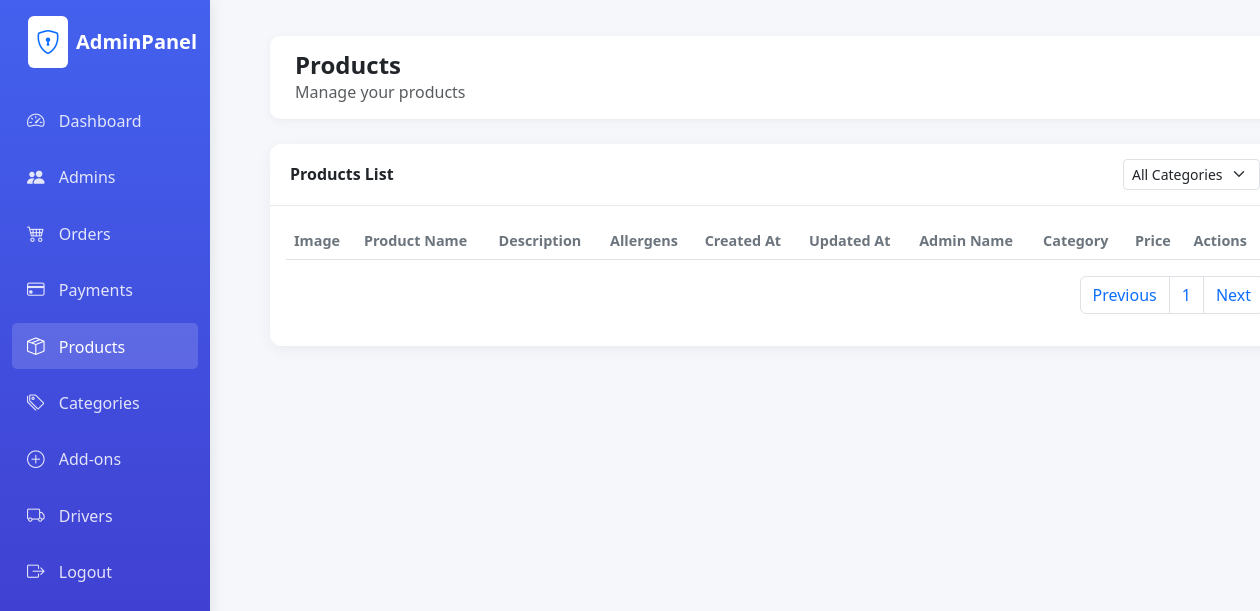
Before: /admin/products.php?page=2 (signed in) with the older database file.
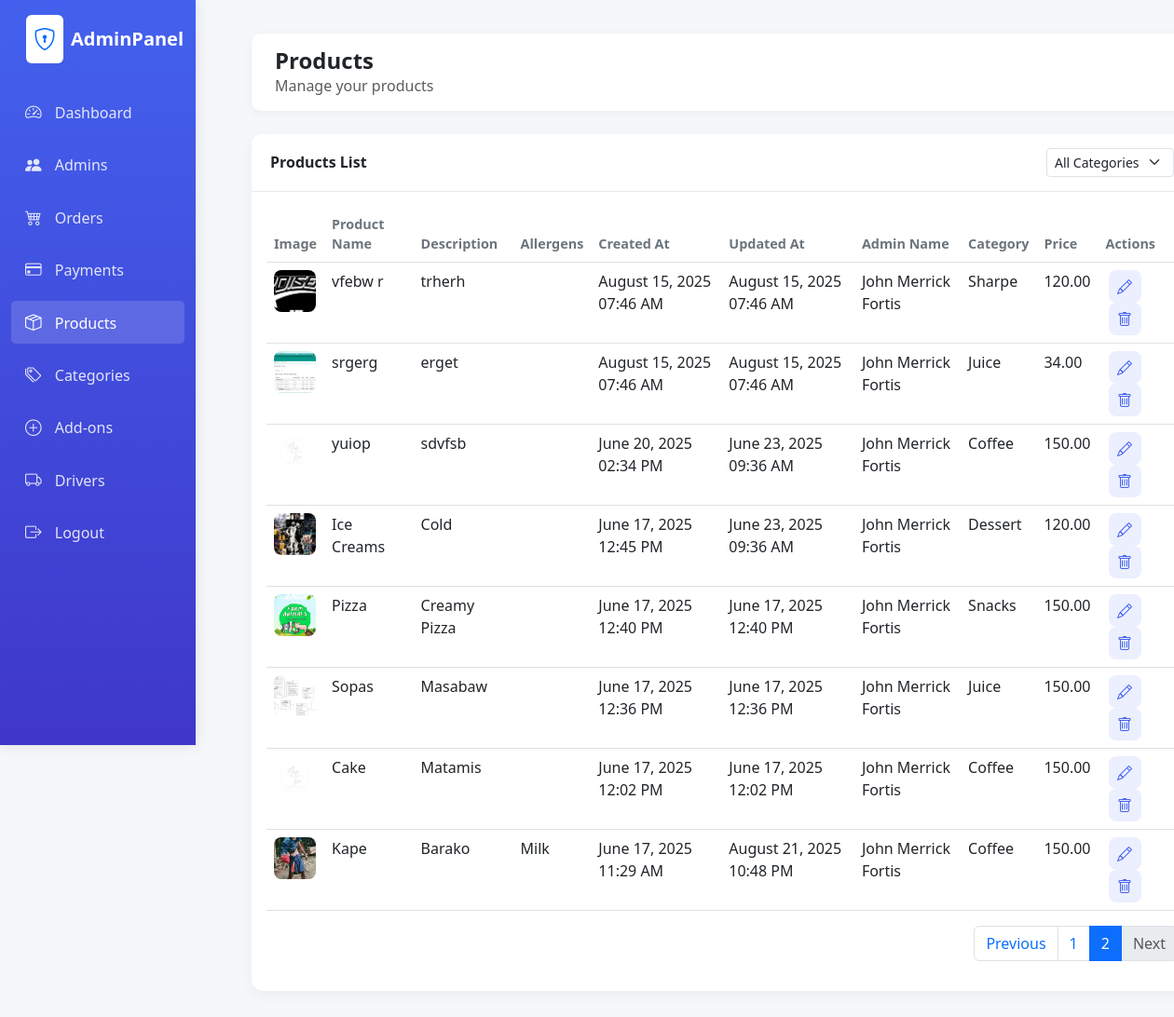
After: the same page with the newer database file.
### tables this page shows
CREATE TABLE `product` (
  `Product_ID` int(11) NOT NULL,
  `Product_Name` varchar(255) NOT NULL,
  `Product_desc` text DEFAULT NULL,
  `Product_allergens` varchar(255) DEFAULT NULL,
  `Product_Image` varchar(255) DEFAULT NULL,
  `Created_at` datetime NOT NULL DEFAULT current_timestamp(),
  `Updated_at` datetime DEFAULT NULL ON UPDATE current_timestamp(),
  `Admin_ID` int(11) NOT NULL,
  `Category_ID` int(11) NOT NULL,
  `Price_ID` int(11) NOT NULL
);

CREATE TABLE `category` (
  `Category_ID` int(11) NOT NULL,
  `Category_Name` varchar(100) NOT NULL
);

CREATE TABLE `product_price` (
  `Price_ID` int(11) NOT NULL,
  `Price_Amount` decimal(10,2) NOT NULL,
  `Effective_From` date NOT NULL,
  `Effective_To` date DEFAULT NULL
);

### admin/classes/database.php (called while the page is built, shortened)
<?php
class database{
    function opencon() {
        return new PDO(
            'mysql:host=localhost;dbname=naitsa',
            'root',
            ''
        );
    }
    function getAllProducts($limit = 10, $offset = 0, $category_id = null) {
        $con = $this->opencon();
        $limit = (int)$limit;
        $offset = (int)$offset;
        $sql = "
            SELECT
                p.*,
                pp.Price_Amount,
                c.Category_Name,
                a.Admin_Name
            FROM product p
            LEFT JOIN product_price pp ON p.Price_ID = pp.Price_ID
            LEFT JOIN category c ON p.Category_ID = c.Category_ID
            LEFT JOIN admin a ON p.Admin_ID = a.Admin_ID
        ";
        $params = [];
        $sql .= " ORDER BY p.Created_at DESC LIMIT $limit OFFSET $offset";
        $stmt = $con->prepare($sql);
        if ($category_id) {
            $stmt->execute($params);
        } else {
            $stmt->execute();
        }
        return $stmt->fetchAll(PDO::FETCH_ASSOC);
    }
public function getProductsCount($category_id = null) {
    $con = $this->opencon();
    if ($category_id) {
        $stmt = $con->prepare("SELECT COUNT(*) FROM product WHERE Category_ID = ?");
        $stmt->execute([$category_id]);
    } else {
        $stmt = $con->query("SELECT COUNT(*) FROM product");
    }
    return $stmt->fetchColumn();
}
}

### admin/products.php (the view, shortened to what the changed rows need)
<?php
require_once('classes/database.php');
$db = new database();
$currentPage = isset($_GET['page']) ? max(1, (int)$_GET['page']) : 1;
$itemsPerPage = 10;
$categoryFilter = isset($_GET['category']) && $_GET['category'] !== '' ? $_GET['category'] : null;
$totalProducts = $db->getProductsCount($categoryFilter);
$totalPages = ceil($totalProducts / $itemsPerPage);
$offset = ($currentPage - 1) * $itemsPerPage;
$products = $db->getAllProducts($itemsPerPage, $offset, $categoryFilter);
?>
<!DOCTYPE html>
<html lang="en">
<head>
    <link href="https://cdn.jsdelivr.net/npm/bootstrap@5.3.0/dist/css/bootstrap.min.css" rel="stylesheet">
    <link rel="stylesheet" href="https://cdn.jsdelivr.net/npm/bootstrap-icons@1.10.0/font/bootstrap-icons.css">
    <link rel="stylesheet" href="assets/css/style.css">
</head>
<body class="dashboard-page">
  <div class="container-fluid">
    <div class="row">
      <div class="col-md-10 col-lg-10 main-content">
        <div class="card mt-3">
          <div class="card-body">
            <div class="table-responsive">
              <table class="table table-hover">
                <thead>
                  <tr>
                    <th>Image</th>
                    <th>Product Name</th>
                    <th>Description</th>
                    <th><strong>Allergens</strong></th>
                    <th>Created At</th>
                    <th>Updated At</th>
                    <th>Admin Name</th>
                    <th>Category</th>
                    <th>Price</th>
                    <th>Actions</th>
                  </tr>
                </thead>
                <tbody>
                  <?php foreach ($products as $product): ?>
                  <tr>
                    <td>
                      <?php if (!empty($product['Product_Image'])): ?>
                        <img src="uploads/products/<?= htmlspecialchars($product['Product_Image']) ?>" alt="Product Image" style="width:45px; height:45px; object-fit:cover; border-radius:8px;">
                      <?php else: ?>
                        <span class="text-muted">No image</span>
                      <?php endif; ?>
                    </td>
                    <td><?= htmlspecialchars($product['Product_Name']) ?></td>
                    <td><?= htmlspecialchars($product['Product_desc']) ?></td>
                    <td><?= htmlspecialchars($product['Product_allergens'] ?? '') ?></td>
                    <td><?= date('F d, Y h:i A', strtotime($product['Created_at'])) ?></td>
                    <td><?= date('F d, Y h:i A', strtotime($product['Updated_at'])) ?></td>
                    <td><?= htmlspecialchars($product['Admin_Name']) ?></td>
                    <td><?= htmlspecialchars($product['Category_Name']) ?></td>
                    <td><?= htmlspecialchars($product['Price_Amount']) ?></td>
                    <td>
                      <a href="#" class="action-btn edit-product-btn"
                         data-product-id="<?= htmlspecialchars($product['Product_ID']) ?>"
                         data-product-name="<?= htmlspecialchars($product['Product_Name']) ?>"
                         data-product-desc="<?= htmlspecialchars($product['Product_desc']) ?>"
                         data-category-id="<?= htmlspecialchars($product['Category_ID']) ?>"
                         data-price-id="<?= htmlspecialchars($product['Price_ID']) ?>"
                         data-image="<?= htmlspecialchars($product['Product_Image']) ?>"
                         data-effective-from="<?= htmlspecialchars($product['Effective_From'] ?? '') ?>"
                         data-effective-to="<?= htmlspecialchars($product['Effective_To'] ?? '') ?>">
                        <i class="bi bi-pencil"></i>
                      </a>
                      <a href="#" class="action-btn delete-product-btn" data-product-id="<?= htmlspecialchars($product['Product_ID']) ?>">
                        <i class="bi bi-trash"></i>
                      </a>
                    </td>
                  </tr>
                  <?php endforeach; ?>
                </tbody>
              </table>
            </div>
            <nav>
              <ul class="pagination justify-content-end">
                <?php for ($i = 1; $i <= $totalPages; $i++): ?>
                  <li class="page-item <?= $currentPage == $i ? 'active' : '' ?>">
                    <a class="page-link" href="?page=<?= $i ?><?= $categoryFilter ? '&category=' . urlencode($categoryFilter) : '' ?>"><?= $i ?></a>
                  </li>
                <?php endfor; ?>
                <li class="page-item <?= $currentPage == $totalPages ? 'disabled' : '' ?>">
                  <a class="page-link" href="?page=<?= $currentPage + 1 ?><?= $categoryFilter ? '&category=' . urlencode($categoryFilter) : '' ?>">Next</a>
                </li>
              </ul>
            </nav>
          </div>
        </div>
      </div>
    </div>
  </div>
</body>
</html>

Changed rows visible on the page:
added product: Product_Image (picture), Product_Name "vfebw r", Product_desc "trherh", Created_at "August 15, 2025 07:46 AM", Updated_at "August 15, 2025 07:46 AM", Admin_ID.Admin_Name "John Merrick Fortis", Category_ID.Category_Name "Sharpe", Price_ID.Price_Amount "120.00"
added product: Product_Image (picture), Product_Name "srgerg", Product_desc "erget", Created_at "August 15, 2025 07:46 AM", Updated_at "August 15, 2025 07:46 AM", Admin_ID.Admin_Name "John Merrick Fortis", Category_ID.Category_Name "Juice", Price_ID.Price_Amount "34.00"
now on this page (row unchanged): product: Product_Image (picture), Product_Name "yuiop", Product_desc "sdvfsb", Created_at "June 20, 2025 02:34 PM", Updated_at "June 23, 2025 09:36 AM", Admin_ID.Admin_Name "John Merrick Fortis", Category_ID.Category_Name "Coffee", Price_ID.Price_Amount "150.00"
now on this page (row unchanged): product: Product_Image (picture), Product_Name "Ice Creams", Product_desc "Cold", Created_at "June 17, 2025 12:45 PM", Updated_at "June 23, 2025 09:36 AM", Admin_ID.Admin_Name "John Merrick Fortis", Category_ID.Category_Name "Dessert", Price_ID.Price_Amount "120.00"
now on this page (row unchanged): product: Product_Image (picture), Product_Name "Pizza", Product_desc "Creamy Pizza", Created_at "June 17, 2025 12:40 PM", Updated_at "June 17, 2025 12:40 PM", Admin_ID.Admin_Name "John Merrick Fortis", Category_ID.Category_Name "Snacks", Price_ID.Price_Amount "150.00"
now on this page (row unchanged): product: Product_Image (picture), Product_Name "Sopas", Product_desc "Masabaw", Created_at "June 17, 2025 12:36 PM", Updated_at "June 17, 2025 12:36 PM", Admin_ID.Admin_Name "John Merrick Fortis", Category_ID.Category_Name "Juice", Price_ID.Price_Amount "150.00"
now on this page (row unchanged): product: Product_Image (picture), Product_Name "Cake", Product_desc "Matamis", Created_at "June 17, 2025 12:02 PM", Updated_at "June 17, 2025 12:02 PM", Admin_ID.Admin_Name "John Merrick Fortis", Category_ID.Category_Name "Coffee", Price_ID.Price_Amount "150.00"
now on this page (row edited): product: Product_Image (picture), Product_Name "Kape", Product_desc "Barako", Product_allergens "Milk", Created_at "June 17, 2025 11:29 AM", Updated_at "August 21, 2025 10:48 PM", Admin_ID.Admin_Name "John Merrick Fortis", Category_ID.Category_Name "Coffee", Price_ID.Price_Amount "150.00"
Other visible differences:
new list line: "2"
